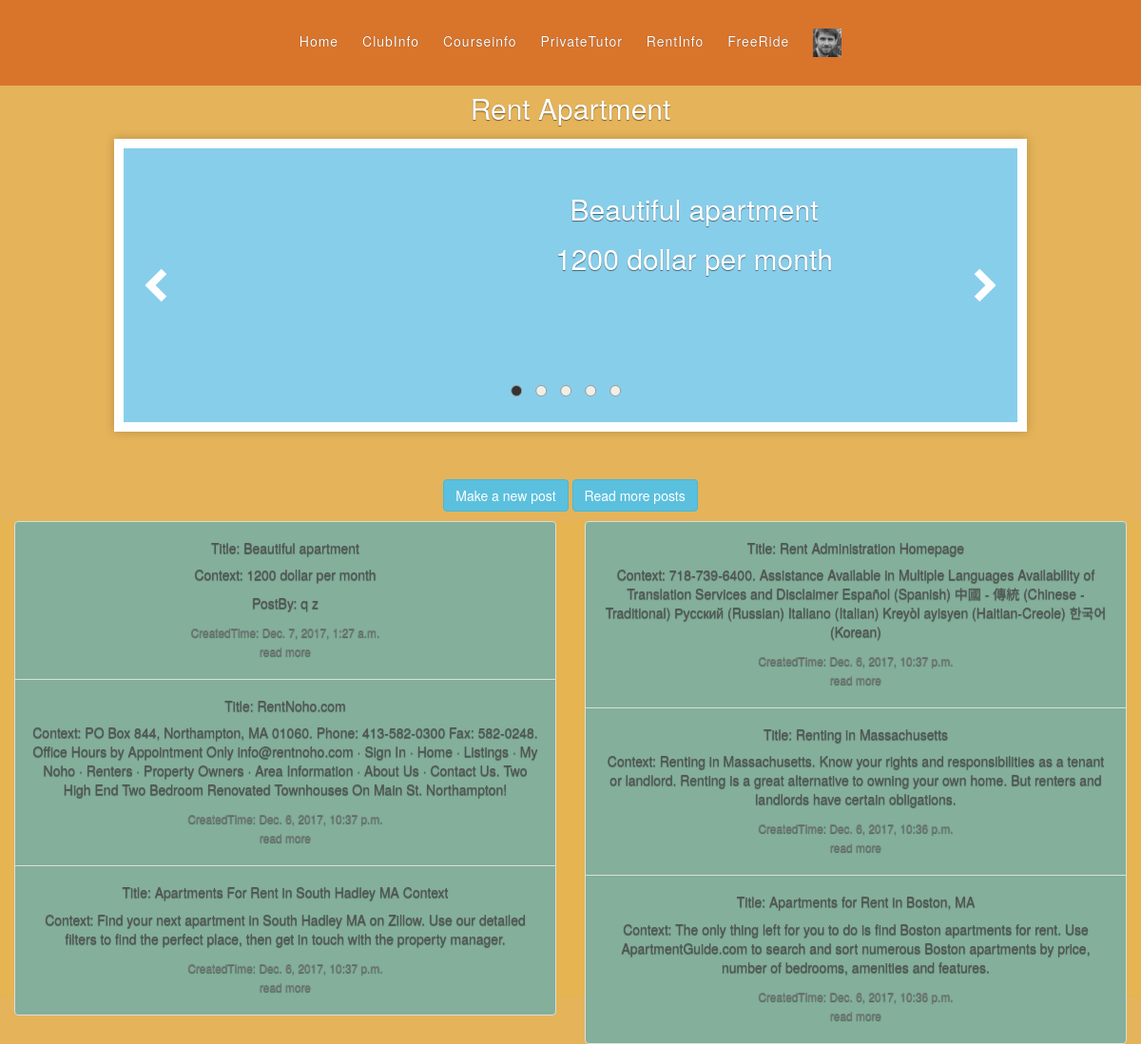
Screenshot of /InfoTrack/rentinfo/ (signed in) with the database file from the repository.
### InfoTrack/models.py (models this page shows, shortened)
class Post(models.Model):
    title = models.CharField(max_length = 200, help_text ="Your post title.",blank = True)
    context = models.TextField(help_text ="What is in your mind?",blank = True)
    time = models.DateTimeField(auto_now_add = True)
    image = models.ImageField(upload_to='profile_image', blank=True)
    video = models.URLField(blank=True)
    user = models.ForeignKey(User, null=True)
    TYPE_OF_POST = (
        ("---","---"),
        ('clubinfo', 'ClubInfo'),
        ('courseinfo', 'CourseInfo'),
        ('lookforride', 'FreeRide'),
        ('tutor', 'TutorInfo'),
        ('rent', 'RentInfo')
    )
    PostType = models.CharField(max_length=50, choices=TYPE_OF_POST, default='---')
    class Meta:
        ordering = ["time"]

### InfoTrack/views.py (the view)
@login_required
def rentinfo(request):
    try:
        posts = Post.objects.filter(PostType='rent').order_by('-time')[:6]
        latests = Post.objects.all().order_by('-time')[:5]
    except Post.DoesNotExist:
        raise Http404("Post does not exist")
    args ={
        'posts0' : posts[0],
        'posts1' : posts[1],
        'posts2' : posts[2],
        'posts3' : posts[3],
        'posts4' : posts[4],
        'posts5' : posts[5],
        'latests0' : latests[0],
        'latests1' : latests[1],
        'latests2' : latests[2],
        'latests3' : latests[3],
        'latests4' : latests[4]
        }
    return render(
        request,
        'sections/rentinfo.html',
        args
        )

### InfoTrack/templates/sections/rentinfo.html (shortened to what this page needs)
{% extends "base.html" %}
{%block latests0%}
<br>
<a href="{% url 'InfoTrack:post_detail' pk=latests0.pk %}">
<div class="container" align = "center">
      <p>{{ latests0.title }}</p >
      <p>{{ latests0.context }}</p >
</div>
</a>
{%endblock%}
{%block latests1%}
<br>
{%endblock%}
<p>{%block section%}Rent Apartment {%endblock%}</p>
<h5>{% block post_title1%} {{ posts0.title }} {%endblock%}</h5>
<small>{% block post_day1%} {{ posts0.time }} {%endblock%}</small>
<p>{% block post_context1%} {{ posts0.context }} {%endblock%}</p >
<p>{%block post_user1%}{{ posts0.user.get_full_name }}{%endblock%}</p>
<h5>{% block post_title2%} {{ posts1.title }} {%endblock%}</h5>
<small>{% block post_day2%} {{ posts1.time }} {%endblock%}</small>
<p>{% block post_context2%} {{ posts1.context }} {%endblock%}</p >
<h5>{% block post_title3%} {{ posts2.title }} {%endblock%}</h5>
<small>{% block post_day3%} {{ posts2.time }} {%endblock%}</small>
<p>{% block post_context3%} {{ posts2.context }} {%endblock%}</p >
<h5>{% block post_title4%} {{ posts3.title }} {%endblock%}</h5>
<small>{% block post_day4%} {{ posts3.time }} {%endblock%}</small>
<p>{% block post_context4%} {{ posts3.context }} {%endblock%}</p >
<h5>{% block post_title5%} {{ posts4.title }} {%endblock%}</h5>
<small>{% block post_day5%} {{ posts4.time }} {%endblock%}</small>
<p>{% block post_context5%} {{ posts4.context }} {%endblock%}</p >
<h5>{% block post_title6%} {{ posts5.title }} {%endblock%}</h5>
<small>{% block post_day6%} {{ posts5.time }} {%endblock%}</small>
<p>{% block post_context6%} {{ posts5.context }} {%endblock%}</p >

### InfoTrack/static/css/base_test_style.css (style rules this page uses)
a, a:focus, a:hover { color: #fff; }
html, body { height: 100%; background-color: rgba(230,180,80,1.00) }
body { color: #fff; text-align: center; text-shadow: 0 .05rem .1rem rgba(0,0,0,.5); }
*, *::before, *::after { box-sizing: border-box; }
body { margin: 0; padding: 0; background-color: rgba(229,179,89,1.00); }
div { box-sizing: border-box; }

### rows the page displays
Post: title "Beautiful apartment", context "1200 dollar per month", user.get_full_name "q z", time "Dec. 7, 2017, 1:27 a.m."
Post: title "RentNoho.com", context "PO Box 844, Northampton, MA 01060. Phone: 413-582-0300 Fax: 582-0248. Office Hours by Appointment Only info@rentnoho.com · Sign In · Home · Listings · My Noho · Renters · Property Owners · Area Information · About Us · Contact Us. Two High End Two Bedroom Renovated Townhouses On Main St. Northampton!", time "Dec. 6, 2017, 10:37 p.m."
Post: title "Apartments For Rent in South Hadley MA Context", context "Find your next apartment in South Hadley MA on Zillow. Use our detailed filters to find the perfect place, then get in touch with the property manager.", time "Dec. 6, 2017, 10:37 p.m."
Post: title "Rent Administration Homepage", context "718-739-6400. Assistance Available in Multiple Languages Availability of Translation Services and Disclaimer Español (Spanish) 中國 - 傳統 (Chinese - Traditional) Русский (Russian) Italiano (Italian) Kreyòl ayisyen (Haitian-Creole) 한국어 (Korean)", time "Dec. 6, 2017, 10:37 p.m."
Post: title "Renting in Massachusetts", context "Renting in Massachusetts. Know your rights and responsibilities as a tenant or landlord. Renting is a great alternative to owning your own home. But renters and landlords have certain obligations.", time "Dec. 6, 2017, 10:36 p.m."
Post: title "Apartments for Rent in Boston, MA", context "The only thing left for you to do is find Boston apartments for rent. Use ApartmentGuide.com to search and sort numerous Boston apartments by price, number of bedrooms, amenities and features.", time "Dec. 6, 2017, 10:36 p.m."
